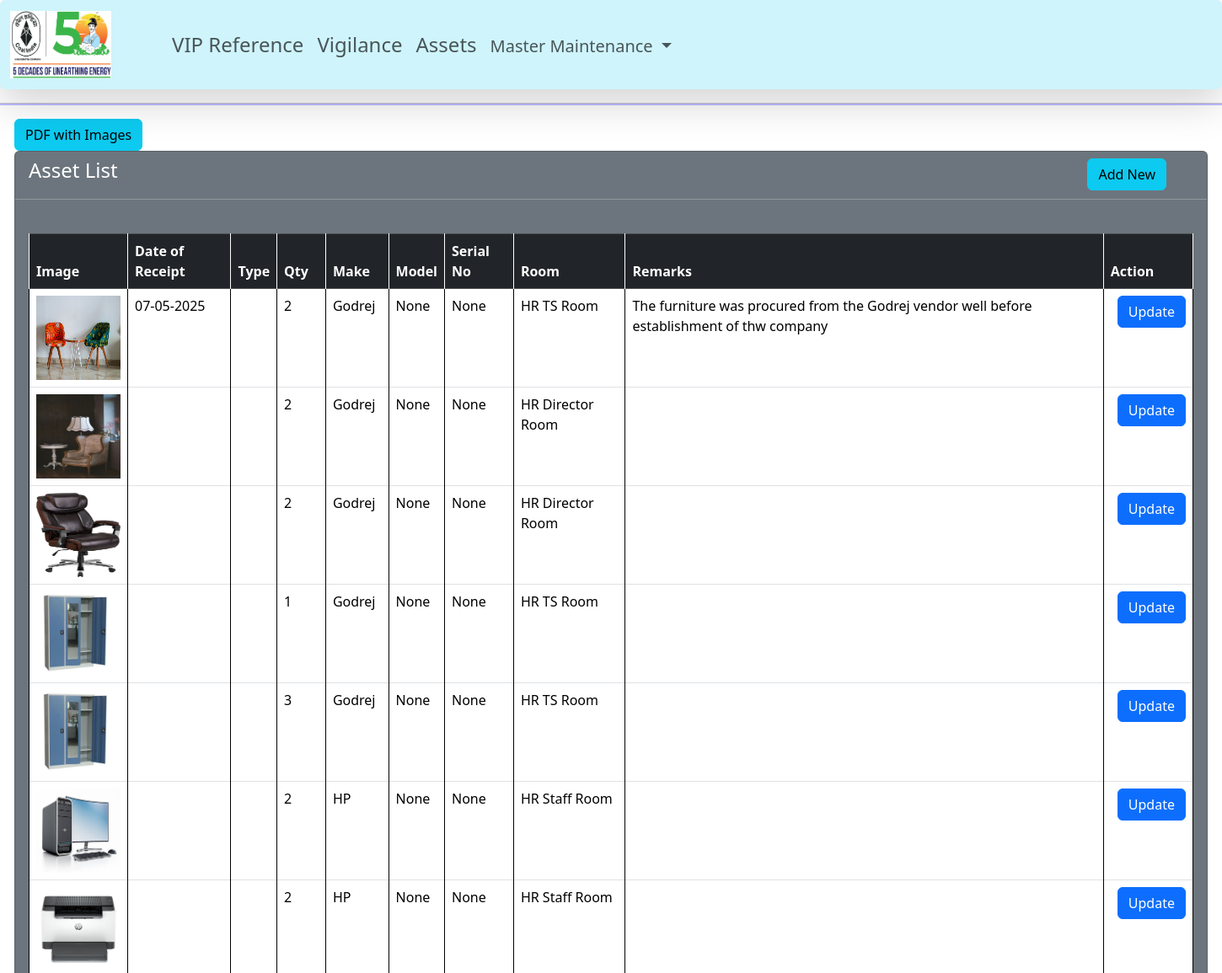
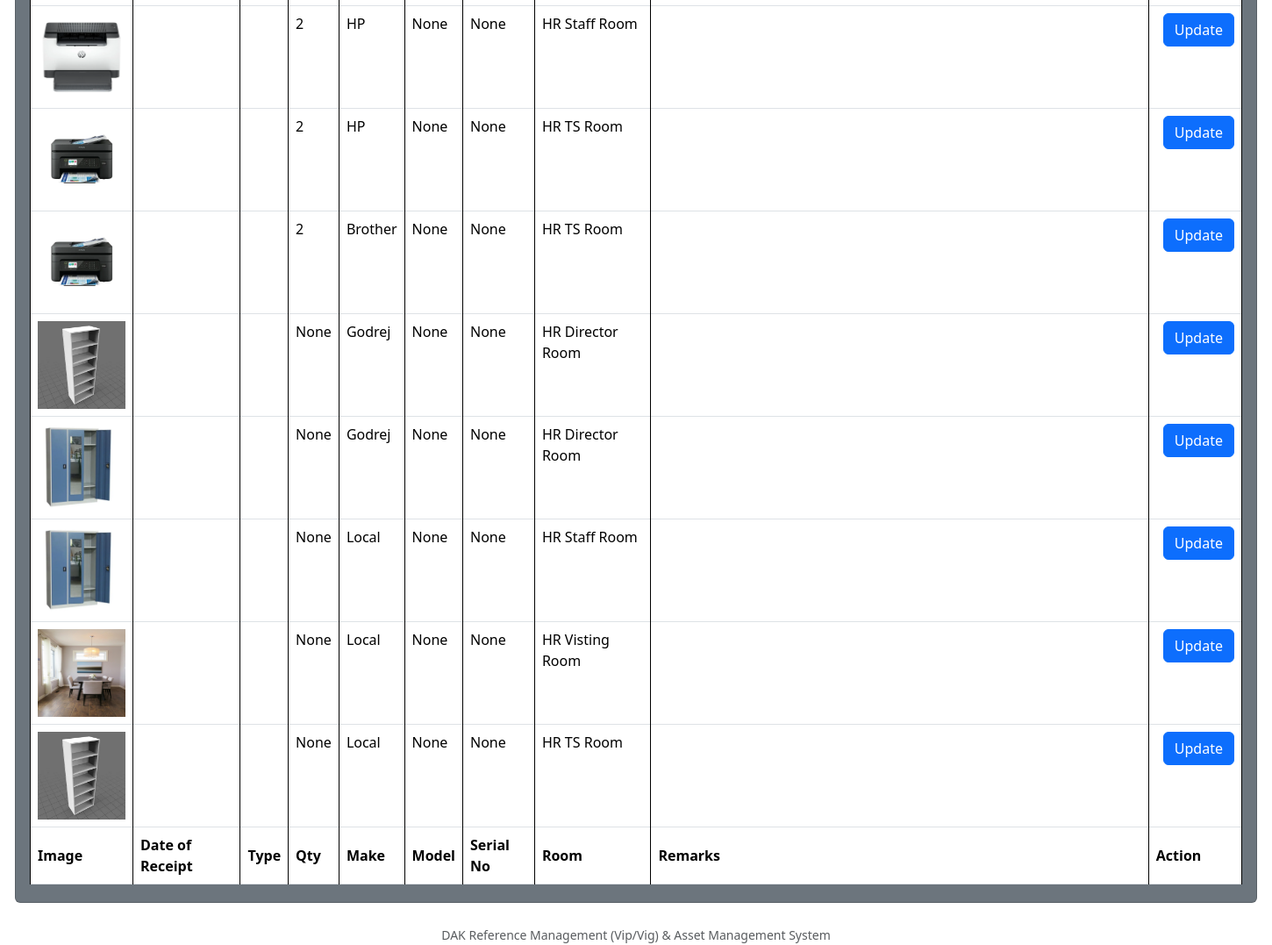
Screenshot of /fur/asset_home/ with the database file from the repository (2 pictures, top to bottom).
### furniture/models.py (models this page shows, shortened)
class Furniture(models.Model):
    room_choices=[
        ('2310','HR Director Room'),
        ('2311','HR TS Room'),
        ('2313','HR Staff Room'),
        ('231V','HR Visting Room'),
        ('2308','HR Conference Room'),
        ('231R','HR Rest Room'),
    ]
    furniture_choices=[
        ('1','Chair Normal'),
        ('2','Table'),
        ('3','Almirah'),
        ('4','Bookself'),
        ('5','PC'),
        ('6','Printer'),
        ('7','Color Printer'),
        ('8','Chair Executive'),
    ]
    furniture_type= models.ForeignKey(AssetDesc, on_delete=models.CASCADE)
    furniture_qty= models.PositiveSmallIntegerField(null=True, blank=True)
    furniture_dt_receipt= models.DateField(null=True, blank=True)
    furniture_make= models.CharField(max_length=60)
    furniture_model= models.CharField(max_length=60,null=True, blank=True)
    furniture_serial= models.CharField(max_length=60,null=True, blank=True)
    furniture_room= models.CharField(choices= room_choices)
    furniture_image= models.ImageField(upload_to='assets',null=True, blank=True)
    furniture_remarks= models.TextField(null=True, blank=True)
    furniture_updated = models.DateTimeField(auto_now=True)
    furniture_created = models.DateTimeField(auto_now_add=True)
    class Meta:
        ordering = ['-furniture_dt_receipt']

### furniture/views.py (the view)
# urls.py: path('asset_home/', views.fur_home , name='fur_home'),
def fur_home(request):
    data = Furniture.objects.all()
    context= {'data':data}
    return render (request, 'furniture/asset_home.html', context)

### furniture/templates/furniture/asset_home.html (shortened to what this page needs)
{% extends 'base.html' %}
{% load static %}
{% block content %}
        <div class="container-fluid" style="width:1440px;">
        <a class="btn btn-info " href="{% url 'fur:asset_pdf' %}">PDF with Images</a>
        <div class="card text-white bg-secondary fw-800" >
            <div class='position-relative mb-3'>
                <div class='position-absolute top-0 start-0'>
                    <h4 class="text-white mx-3 mt-2"> Asset List </h4>
                </div>
                <div class="position-absolute top-0 end-0 mt-2 me-5">
                    <a class="btn btn-info " href="{% url 'fur:fur_add' %}">Add New</a>
                </div>
            </div>
            <br>
            <hr>
        <div class="card-body">
        <table id="asset" class="table  table-hover table-bordered mt-2  mb-1" >
            <thead class=" table-dark">
                <tr>
                    <th>Image</th>
                    <th>Date of Receipt</th>
                    <th>Type</th>
                    <th>Qty</th>
                    <th>Make</th>
                    <th>Model</th>
                    <th>Serial No</th>
                    <th>Room</th>
                    <th>Remarks</th>
                    <th>Action</th>
                </tr>
            </thead>
            <tbody>
                {% for d in data %}
                <tr>
                    <td><img src='{{d.furniture_image.url}}' width='100px' height='100px'></td>
                    <td>{{d.furniture_dt_receipt | date:"d-m-Y" }}</td>
                    <td>{{d.get_furniture_type_display}}</td>
                    <td>{{d.furniture_qty}}</td>
                    <td>{{d.furniture_make}}</td>
                    <td>{{d.furniture_model}}</td>
                    <td>{{d.furniture_serial}}</td>
                    <td>{{d.get_furniture_room_display}}</td>
                    <td>{{d.furniture_remarks}}</td>
                    <td>
                    <a class="btn btn-primary ms-2" href="{% url 'fur:fur_update' d.id %}">Update</a>
                    </td>
                </tr>
                {% endfor %}
            </tbody>
            <tfoot>
                <tr>
                    <th>Image</th>
                    <th>Date of Receipt</th>
                    <th>Type</th>
                    <th>Qty</th>
                    <th>Make</th>
                    <th>Model</th>
                    <th>Serial No</th>
                    <th>Room</th>
                    <th>Remarks</th>
                    <th>Action</th>
                </tr>
            </tfoot>
        </table>
    </div>
    </div>
</div>
    {% endblock content %}

### templates/base.html (style rules this page uses)
thead { position: sticky; padding: 3px; margin: 3px; top: 0; }
td, th { border: 1px solid; }

### rows the page displays
Furniture: furniture_image (picture), furniture_dt_receipt "07-05-2025", furniture_qty "2", furniture_make "Godrej", furniture_model "None", furniture_serial "None", furniture_room "HR TS Room", furniture_remarks "The furniture was procured from the Godrej vendor well before establishment of thw company"
Furniture: furniture_image (picture), furniture_qty "2", furniture_make "Godrej", furniture_model "None", furniture_serial "None", furniture_room "HR Director Room"
Furniture: furniture_image (picture), furniture_qty "2", furniture_make "Godrej", furniture_model "None", furniture_serial "None", furniture_room "HR Director Room"
Furniture: furniture_image (picture), furniture_qty "1", furniture_make "Godrej", furniture_model "None", furniture_serial "None", furniture_room "HR TS Room"
Furniture: furniture_image (picture), furniture_qty "3", furniture_make "Godrej", furniture_model "None", furniture_serial "None", furniture_room "HR TS Room"
Furniture: furniture_image (picture), furniture_qty "2", furniture_make "HP", furniture_model "None", furniture_serial "None", furniture_room "HR Staff Room"
Furniture: furniture_image (picture), furniture_qty "2", furniture_make "HP", furniture_model "None", furniture_serial "None", furniture_room "HR Staff Room"
Furniture: furniture_image (picture), furniture_qty "2", furniture_make "HP", furniture_model "None", furniture_serial "None", furniture_room "HR Staff Room"
Furniture: furniture_image (picture), furniture_qty "2", furniture_make "HP", furniture_model "None", furniture_serial "None", furniture_room "HR TS Room"
Furniture: furniture_image (picture), furniture_qty "2", furniture_make "Brother", furniture_model "None", furniture_serial "None", furniture_room "HR TS Room"
Furniture: furniture_image (picture), furniture_qty "None", furniture_make "Godrej", furniture_model "None", furniture_serial "None", furniture_room "HR Director Room"
Furniture: furniture_image (picture), furniture_qty "None", furniture_make "Godrej", furniture_model "None", furniture_serial "None", furniture_room "HR Director Room"
Furniture: furniture_image (picture), furniture_qty "None", furniture_make "Local", furniture_model "None", furniture_serial "None", furniture_room "HR Staff Room"
Furniture: furniture_image (picture), furniture_qty "None", furniture_make "Local", furniture_model "None", furniture_serial "None", furniture_room "HR Visting Room"
Furniture: furniture_image (picture), furniture_qty "None", furniture_make "Local", furniture_model "None", furniture_serial "None", furniture_room "HR TS Room"
